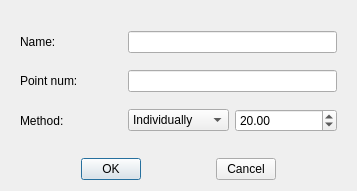
<?xml version="1.0" encoding="UTF-8"?>
<ui version="4.0">
 <class>GUIPartPickDialog</class>
 <widget class="QDialog" name="GUIPartPickDialog">
  <property name="geometry">
   <rect>
    <x>0</x>
    <y>0</y>
    <width>357</width>
    <height>191</height>
   </rect>
  </property>
  <property name="windowTitle">
   <string>Dialog</string>
  </property>
  <layout class="QGridLayout" name="gridLayout">
   <item row="3" column="0">
    <spacer name="horizontalSpacer">
     <property name="orientation">
      <enum>Qt::Horizontal</enum>
     </property>
     <property name="sizeHint" stdset="0">
      <size>
       <width>40</width>
       <height>20</height>
      </size>
     </property>
    </spacer>
   </item>
   <item row="3" column="4">
    <spacer name="horizontalSpacer_2">
     <property name="orientation">
      <enum>Qt::Horizontal</enum>
     </property>
     <property name="sizeHint" stdset="0">
      <size>
       <width>40</width>
       <height>20</height>
      </size>
     </property>
    </spacer>
   </item>
   <item row="0" column="0" colspan="5">
    <widget class="QStackedWidget" name="stackedWidget">
     <property name="currentIndex">
      <number>0</number>
     </property>
     <widget class="QWidget" name="pagePoint">
      <layout class="QGridLayout" name="gridLayout_2">
       <item row="0" column="0">
        <widget class="QLabel" name="label_6">
         <property name="text">
          <string>Name:</string>
         </property>
        </widget>
       </item>
       <item row="0" column="1" colspan="2">
        <widget class="QLineEdit" name="lineEditName_Point"/>
       </item>
       <item row="1" column="0">
        <widget class="QLabel" name="label">
         <property name="sizePolicy">
          <sizepolicy hsizetype="Preferred" vsizetype="Preferred">
           <horstretch>0</horstretch>
           <verstretch>0</verstretch>
          </sizepolicy>
         </property>
         <property name="text">
          <string>Point num:</string>
         </property>
        </widget>
       </item>
       <item row="1" column="1" colspan="2">
        <widget class="QLineEdit" name="lineEdit_Point">
         <property name="sizePolicy">
          <sizepolicy hsizetype="Expanding" vsizetype="Fixed">
           <horstretch>0</horstretch>
           <verstretch>0</verstretch>
          </sizepolicy>
         </property>
         <property name="readOnly">
          <bool>true</bool>
         </property>
        </widget>
       </item>
       <item row="2" column="0">
        <widget class="QLabel" name="label_3">
         <property name="text">
          <string>Method:</string>
         </property>
        </widget>
       </item>
       <item row="2" column="1">
        <widget class="QComboBox" name="comboBox_PointMethod">
         <item>
          <property name="text">
           <string>Individually</string>
          </property>
         </item>
         <item>
          <property name="text">
           <string>By Angle</string>
          </property>
         </item>
        </widget>
       </item>
       <item row="2" column="2">
        <widget class="QDoubleSpinBox" name="spinBox_PointByAngle">
         <property name="maximum">
          <double>90.000000000000000</double>
         </property>
         <property name="singleStep">
          <double>1.000000000000000</double>
         </property>
         <property name="value">
          <double>20.000000000000000</double>
         </property>
        </widget>
       </item>
      </layout>
     </widget>
     <widget class="QWidget" name="pageElement">
      <layout class="QGridLayout" name="gridLayout_3">
       <item row="0" column="0">
        <widget class="QLabel" name="label_5">
         <property name="text">
          <string>Name:</string>
         </property>
        </widget>
       </item>
       <item row="0" column="1" colspan="2">
        <widget class="QLineEdit" name="lineEditName_Element"/>
       </item>
       <item row="1" column="0">
        <widget class="QLabel" name="label_2">
         <property name="sizePolicy">
          <sizepolicy hsizetype="Preferred" vsizetype="Preferred">
           <horstretch>0</horstretch>
           <verstretch>0</verstretch>
          </sizepolicy>
         </property>
         <property name="text">
          <string>Element num:</string>
         </property>
        </widget>
       </item>
       <item row="1" column="1" colspan="2">
        <widget class="QLineEdit" name="lineEdit_Element">
         <property name="sizePolicy">
          <sizepolicy hsizetype="Expanding" vsizetype="Fixed">
           <horstretch>0</horstretch>
           <verstretch>0</verstretch>
          </sizepolicy>
         </property>
         <property name="readOnly">
          <bool>true</bool>
         </property>
        </widget>
       </item>
       <item row="2" column="0">
        <widget class="QLabel" name="label_4">
         <property name="text">
          <string>Method:</string>
         </property>
        </widget>
       </item>
       <item row="2" column="1">
        <widget class="QComboBox" name="comboBox_EleMethod">
         <item>
          <property name="text">
           <string>Individually</string>
          </property>
         </item>
         <item>
          <property name="text">
           <string>By Angle</string>
          </property>
         </item>
        </widget>
       </item>
       <item row="2" column="2">
        <widget class="QDoubleSpinBox" name="spinBox_EleByAngle">
         <property name="maximum">
          <double>90.000000000000000</double>
         </property>
         <property name="value">
          <double>20.000000000000000</double>
         </property>
        </widget>
       </item>
      </layout>
     </widget>
    </widget>
   </item>
   <item row="3" column="1">
    <widget class="QPushButton" name="pushButton_OK">
     <property name="maximumSize">
      <size>
       <width>60</width>
       <height>16777215</height>
      </size>
     </property>
     <property name="text">
      <string>OK</string>
     </property>
    </widget>
   </item>
   <item row="3" column="3">
    <widget class="QPushButton" name="pushButton_Cancel">
     <property name="maximumSize">
      <size>
       <width>60</width>
       <height>16777215</height>
      </size>
     </property>
     <property name="text">
      <string>Cancel</string>
     </property>
    </widget>
   </item>
   <item row="3" column="2">
    <spacer name="horizontalSpacer_3">
     <property name="orientation">
      <enum>Qt::Horizontal</enum>
     </property>
     <property name="sizeHint" stdset="0">
      <size>
       <width>40</width>
       <height>20</height>
      </size>
     </property>
    </spacer>
   </item>
  </layout>
 </widget>
 <resources/>
 <connections/>
</ui>
